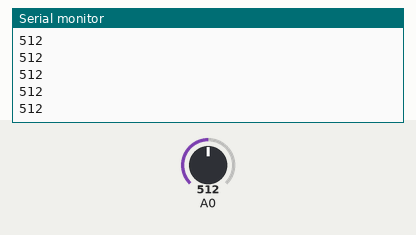
Simulated run of this sketch. Board: Arduino Uno, built with avr-gcc and run on an emulated ATmega328P. Parts: the last lines printed to the serial monitor. Inputs (shaded band) come from the test bench; at power-on: A0 = 512.

Above: at 1.2 s.
1.3 s: A0 set to 716
At 1.9 s:
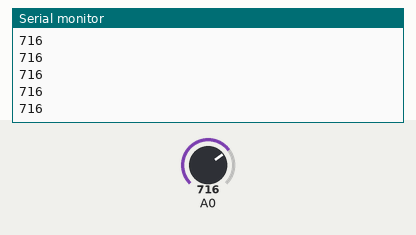
2.8 s: A0 set to 900
At 3.7 s:
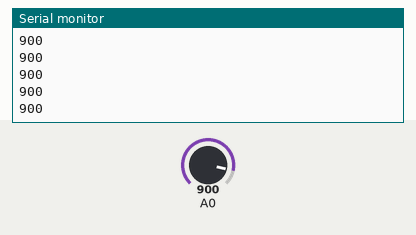
Timing chart, 0 to 5.8 s (numbered marks = the images above; inputs shaded):
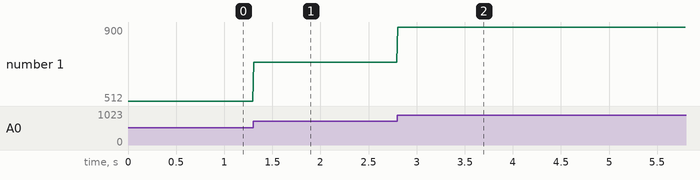

The sketch:

_100Hz_analogRead.ino
```cpp
//timer interrupts
//by Amanda Ghassaei
//June 2012
//http://www.instructables.com/id/Arduino-Timer-Interrupts/

// 2014 - 05 - 25
// This is a modified version of the code by DJ. I will be using Timer0 to make an interrupt happen every 100Hz
// and then I'll attempt to use port manipulation to quickly analogRead a pin and send it to the Serial port

void setup(){
  Serial.begin(115200);

  cli();//stop interrupts

//set timer0 interrupt at 2kHz
  TCCR0A = 0;// set entire TCCR2A register to 0
  TCCR0B = 0;// same for TCCR2B
  TCNT0  = 0;//initialize counter value to 0
  // set compare match register for 2khz increments
  OCR0A = 155;// = (16*10^6) / (100*64) - 1 (must be <256)
  // turn on CTC mode
  TCCR0A |= (1 << WGM01);
  // Set CS01 and CS00 bits for 64 prescaler
  TCCR0B |= (1 << CS12) | (1 << CS10);
  // enable timer compare interrupt
  TIMSK0 |= (1 << OCIE0A);

  sei();//allow interrupts

}//end setup

ISR(TIMER0_COMPA_vect){//timer0 interrupt

  Serial.println(analogRead(A0));
}

void loop(){
  // only needed as a formality

}
```

Measured:
- after the input at 1.3 s, the serial monitor: prints a new line at once (image 1)
- after the input at 2.8 s, the serial monitor: prints a new line at once (image 2)
- plotted number 1: 512 → 716 after the input at 1.3 s, 716 → 900 after the input at 2.8 s
